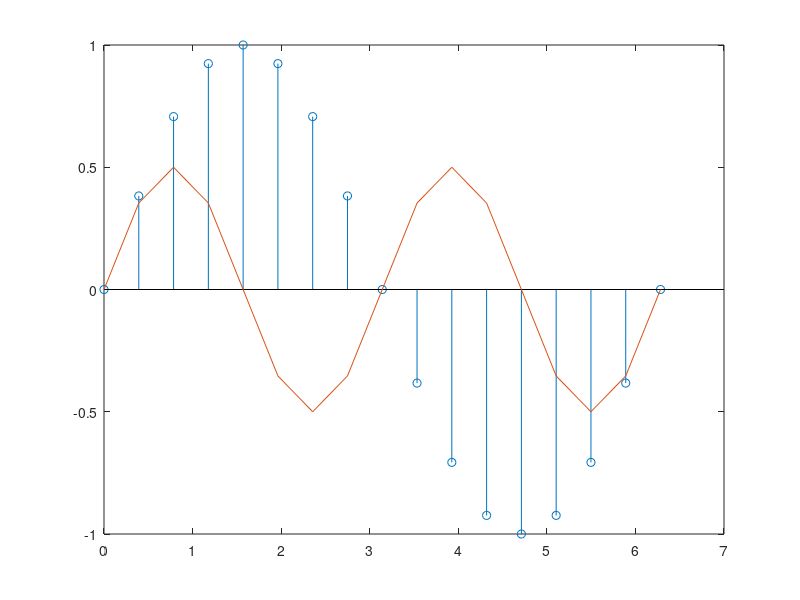

Write MATLAB code to recreate this figure.
close all;
clear all;

format shortG

N = 15;

x = [0:2*pi/16:2*pi];

f       = sin(x)         
f_d     = cos(x)          % d/dx
f_dd    = -1.0*sin(x);    % d^2/dx^2

y       = f_d.*f;

stem(x, f);
hold on;
plot(x, y);




